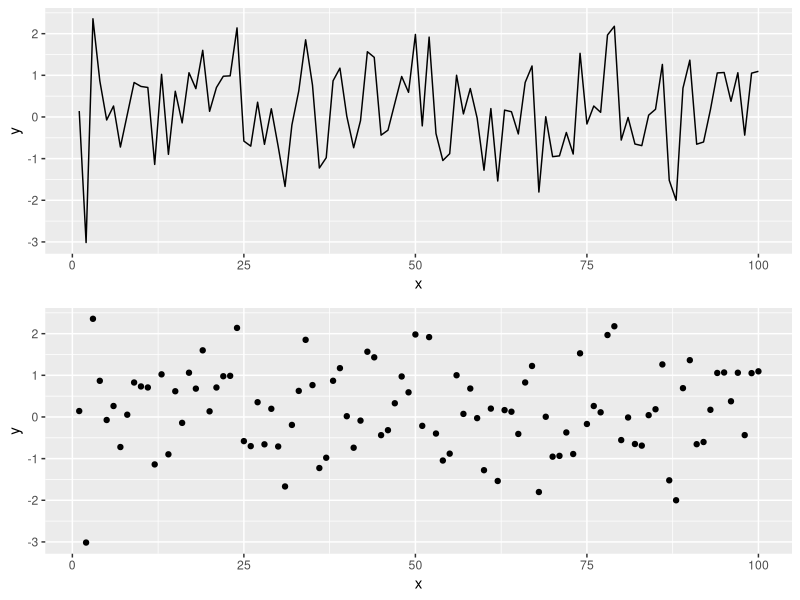

The R source for this figure:
## ---- chunk 1
knitr::opts_chunk$set(echo = TRUE)
knitr::opts_chunk$set(echo = TRUE, fig.width = 8, fig.height = 8, fig.align = "center")
## ---- chunk 2
library(tidyverse)
library(gridExtra)
## ---- chunk 3
# Simulating data according to a normal distribution
x <- seq(1:100)
y <- rnorm(100) # Generating data form a normal distribution with mean 0 and variance 1
data <- data.frame(x = x, y = y )
p1 = ggplot(data, aes(x= x, y = y)) +
geom_line()
p2 = ggplot(data, aes(x= x, y = y)) +
geom_point() 

grid.arrange(p1, p2)
